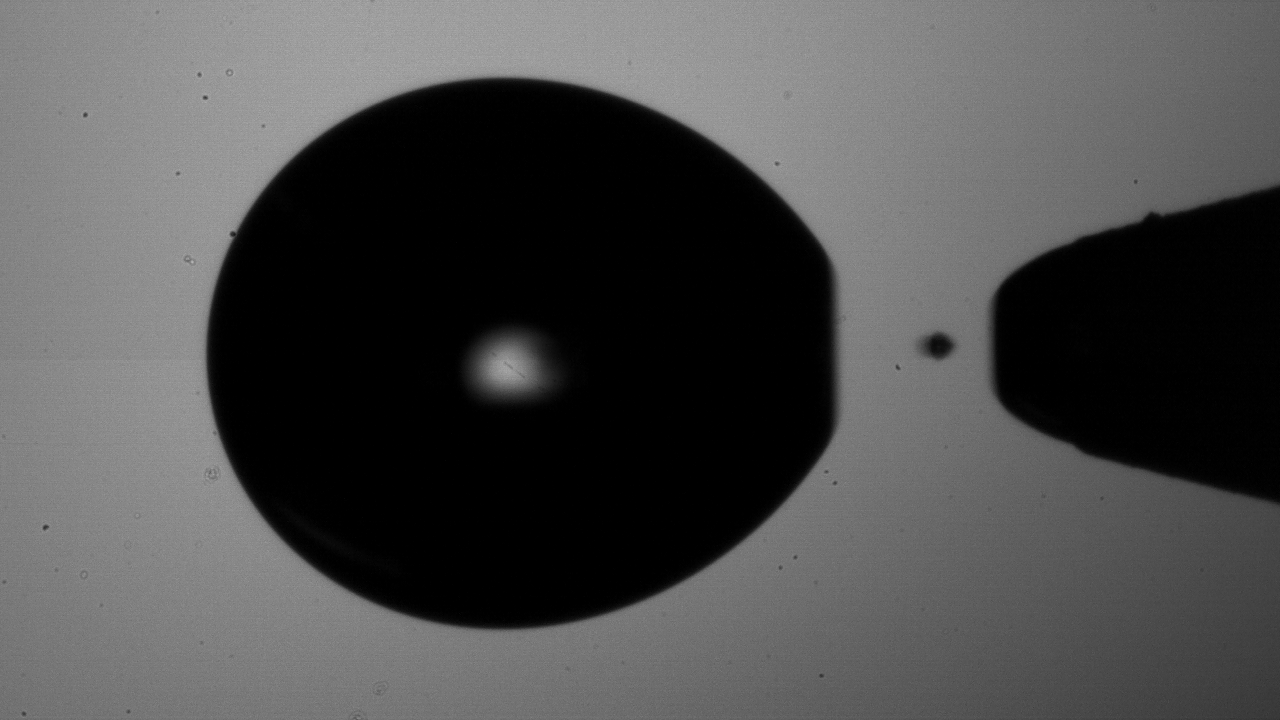
#> input picture data/glycerol/droplet/nozzle_Circ/10uls_6400fps_C001H001S0001/10uls_6400fps_b_C001H001S0001000195.tif, 1280 x 720 px; its folder holds only this picture in this run
$ python -i file_handling.py   (imports and definitions only)
#> lines starting #> are read from the running program, lines starting #| are printed output that depends on the picture; after the words box and inside, x2 and y2 are one past the last pixel; in counts of white or black regions, pixels touching at a corner belong together
#> further down, picture is the input picture: shape (720, 1280, 3); min 0, max 181, mean 76.9
from curses.ascii import isalnum
from fileinput import filename
import os
import numpy as np
import cv2 as cv
from pip import main
from flood_fill import Flood_Fill

class File_Handling:

    '''
    Files are organized in directories as Data->Fluids->Jet/Droplet->Nozzle->Flow_Rate->Images
    '''

    # [12 lines left out: function dict_dirs, not called in this run]

    def clean_bin_image(self, image, lower_threshold = 20, upper_threshold = 255, flip = True, droplet = True):
        '''
        Analyse images in binary and eliminate unwanted reflections.
        '''
#> called with lower_threshold = 20, upper_threshold = 255, flip = True, droplet = True

        ret,thresh = cv.threshold(image,lower_threshold,upper_threshold,cv.THRESH_BINARY) #set image to binary
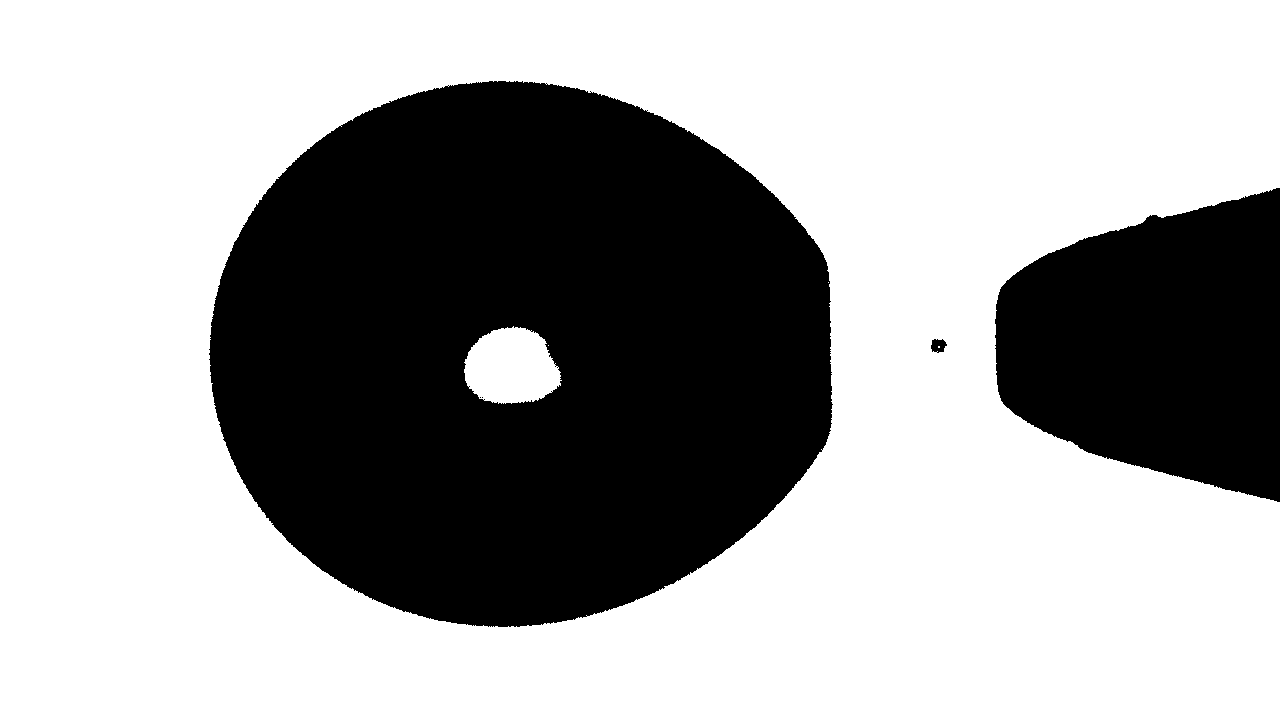
#> thresh: shape (720, 1280, 3); 64.3% white; 5 black regions (2 under 20 px), largest, box (x1, y1, x2, y2) and area: (209, 81, 833, 627) 262048, (995, 188, 1280, 502) 66397, (931, 339, 947, 353) 161
#> ret = 20

        #invert polarity and find contours
        des = cv.bitwise_not(thresh)

        #if jet, turn last cells to fluid before fixing reflections
        if not droplet:
            last_column = np.argwhere(des[:,0] == 255)
            for row in range(len(des)):
                if (row < np.max(last_column[:,0]-10) and row > np.min(last_column[:,0]+10)):
                    des[row,0] = 255

#> (the run stopped early here; a loop or call above may not have finished)
